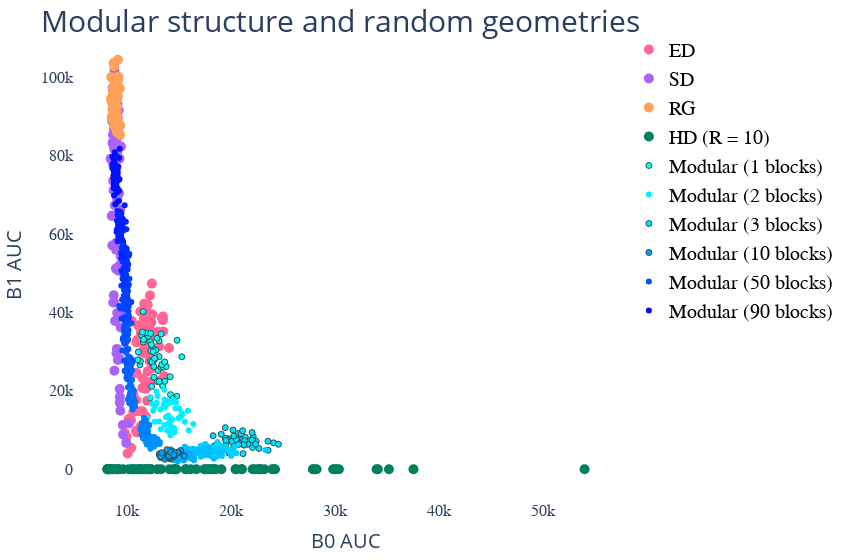

Notebook code for this chart:
### Code cell
fig = go.Figure()

fig.add_trace(go.Scatter(
    x = points_ED_diffLen[0], 
    y = points_ED_diffLen[1],
    mode='markers', 
    showlegend = True,
    marker={
       'size': 10,
       'color' : colorSet['ED']
    },
    name="ED"        
    ))
fig.add_trace(go.Scatter(
    x = points_SD_diffLen[0], 
    y = points_SD_diffLen[1],
    mode='markers', 
    showlegend = True,
    marker={
       'size': 10,
       'color' : colorSet['SD']
    },
    name="SD"
    ))
fig.add_trace(go.Scatter(
    x = points_RG_diffLen[0], 
    y = points_RG_diffLen[1],
    mode='markers', 
    showlegend = True,
    marker={
       'size': 10,
       'color' : colorSet['RG']
    },
    name="RG"
    ))

fig.add_trace(go.Scatter(
    x = points_HD_R10_diffLen[0], 
    y = points_HD_R10_diffLen[1],
    mode='markers', 
    showlegend = True,
    marker={
       'size': 10,
       'color' : colorSet['HD_R10']
    },
    name="HD (R = 10)"
    ))        


showLegendList = [1, 2, 3, 10, 50, 90]
lineList = [1, 3, 10]
for iBl in range(len(N_betti_moduls)):
    if numModuls[iBl] in lineList:
        showLegend = True
        lineView = dict(width=1, color='DarkSlateGrey')
    elif numModuls[iBl] in showLegendList:
        showLegend = True
        lineView = dict()
    else:
        showLegend = False
        lineView = dict()
    fig.add_trace(go.Scatter(
        x = points_moduls[iBl][0],
        y = points_moduls[iBl][1],
        mode = 'markers',
        showlegend = showLegend, 
        marker = {
        'size': 6,
        'color' : 'rgb(0, ' + str( 256 - np.int(np.round(iBl/len(N_betti_moduls)*255)) ) + ', 255)',
        'line' : lineView
        },
        name = "Modular (" + str(numModuls[iBl]) + ' blocks)'
    ))
 
fig.update_layout(
    paper_bgcolor = "white",
    plot_bgcolor = "white",
    width=850,
    margin=dict(r=50, b=50, l=20, t=30),
    title = go.layout.Title(
        text = "Modular structure and random geometries",
        font = dict(size = 30),
        x = 0.4,
        y = 0.98,
        xanchor = 'center',
        yanchor = 'top'
    ),
)

fig.update_layout(
    legend=dict(
        # x=0,
        # y=1,
        # traceorder="reversed",
        title_font_family="Times New Roman",
        font=dict(
            family="Courier",
            size=20,
            color="black"
        ),
        bgcolor = "white"
    ),
    xaxis=dict(
        showline=False,
        showgrid=False,
        showticklabels=True,
        title = 'B0 AUC',
        titlefont = dict(size = 20),
        tickfont = dict(
            family = 'Courier',
            size = 16,
        ),
        # range=(8000, 20000),
    ),
    yaxis=dict(
        showgrid=False,
        zeroline=False,
        showline=False,
        showticklabels=True,
        title = 'B1 AUC',
        titlefont = dict(size = 20),
        tickfont=dict(
            family = 'Courier',
            size = 16,
        ),
    ),
)


fig.show()
# fig.write_image('test.png')
